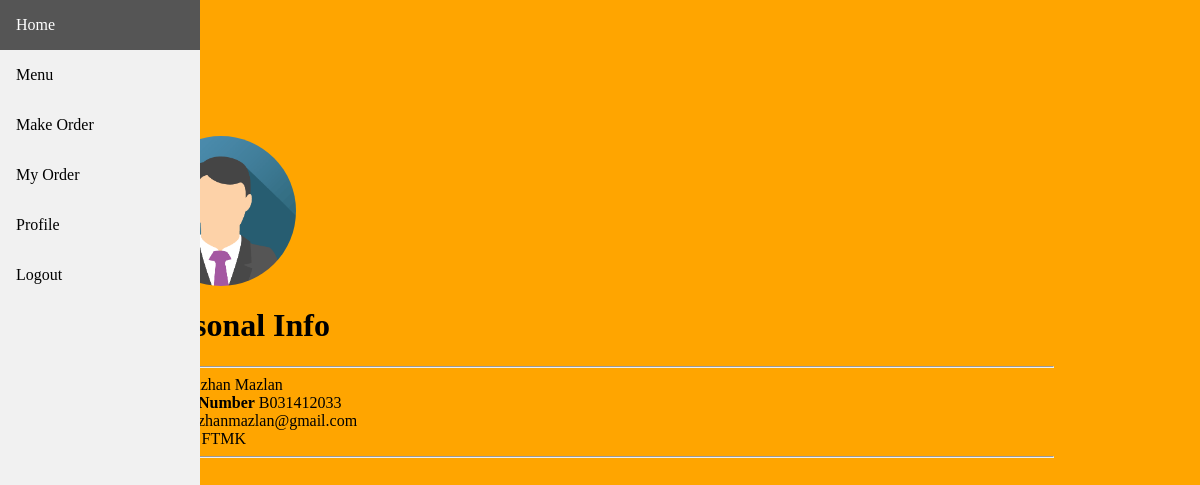
Screenshot of /profile.php (signed in) with the database file from the repository.
### tables this page shows
CREATE TABLE `student` (
  `stud_id` int(11) NOT NULL,
  `stud_name` varchar(125) NOT NULL,
  `stud_matrix` varchar(125) NOT NULL,
  `stud_user` varchar(125) NOT NULL,
  `stud_pass` varchar(125) NOT NULL,
  `stud_email` varchar(125) NOT NULL,
  `stud_depart` varchar(125) NOT NULL
);

### profile.php (the view, shortened to what this page needs)
<?php
include("includes/db.php");
$c = $_SESSION['stud_user'];
    $get_c = "select * from student where stud_user ='$c'";
    $run_c = mysqli_query($con, $get_c);
    $row_c = mysqli_fetch_array($run_c);
    $stud_name = $row_c['stud_name'];
    $stud_matrix = $row_c['stud_matrix'];
    $stud_email = $row_c['stud_email'];
    $stud_depart = $row_c['stud_depart'];
    $stud_id = $row_c['stud_id'];
?>
<!DOCTYPE html>
<html>
<head>
</head>
<body>
<div class="sidebar">
  <a href="index.php">Home</a>
  <?php echo"<a href='list_menu.php?stud_id=$stud_id'>Menu</a>"?>
  <?php echo"<a href='menu.php?stud_id=$stud_id'>Make Order</a>"?>
  <?php echo"<a href='orders.php?stud_id=$stud_id'>My Order</a>"?>
  <a href="profile.php">Profile</a>
  <a href="logout.php">Logout</a>
</div>
<form class="box">
  <div class="container">
  	<img src="img/img_avatar.png" alt="Avatar" class="avatar">
    <h1>Personal Info</h1>
    <hr>
    <label><b>Name</b></label>
    <?php echo"$stud_name" ?>
    <label><b>Matrix Number</b></label>
    <?php echo"$stud_matrix" ?>
    <label><b>Email</b></label>
    <?php echo"$stud_email" ?>
    <label><b>Faculty</b></label>
    <?php echo"$stud_depart" ?>
    <hr>
  </div>
</form>
</body>

### profile.php (style rules this page uses)
body { background-color: orange; padding: 50px; margin: 20px; }
.avatar { vertical-align: middle; width: 150px; height: 150px; border-radius: 50%; }
.container { padding: 16px; }
.box { width: 1000px; height: 700px; top: 50%; left: 50%; position: absolute; transform: translate(-50%,-50%); box-sizing: border-box; padding: 70px 30px; }
.sidebar { margin: 0; padding: 0; width: 200px; background-color: #f1f1f1; position: fixed; height: 100%; overflow: auto; z-index: 1; top: 0; left: 0 }
.sidebar a { display: block; color: black; padding: 16px; text-decoration: none; }

### rows the page displays
student: stud_name "Azhan Mazlan", stud_matrix "B031412033", stud_email "azhanmazlan@gmail.com", stud_depart "FTMK"
